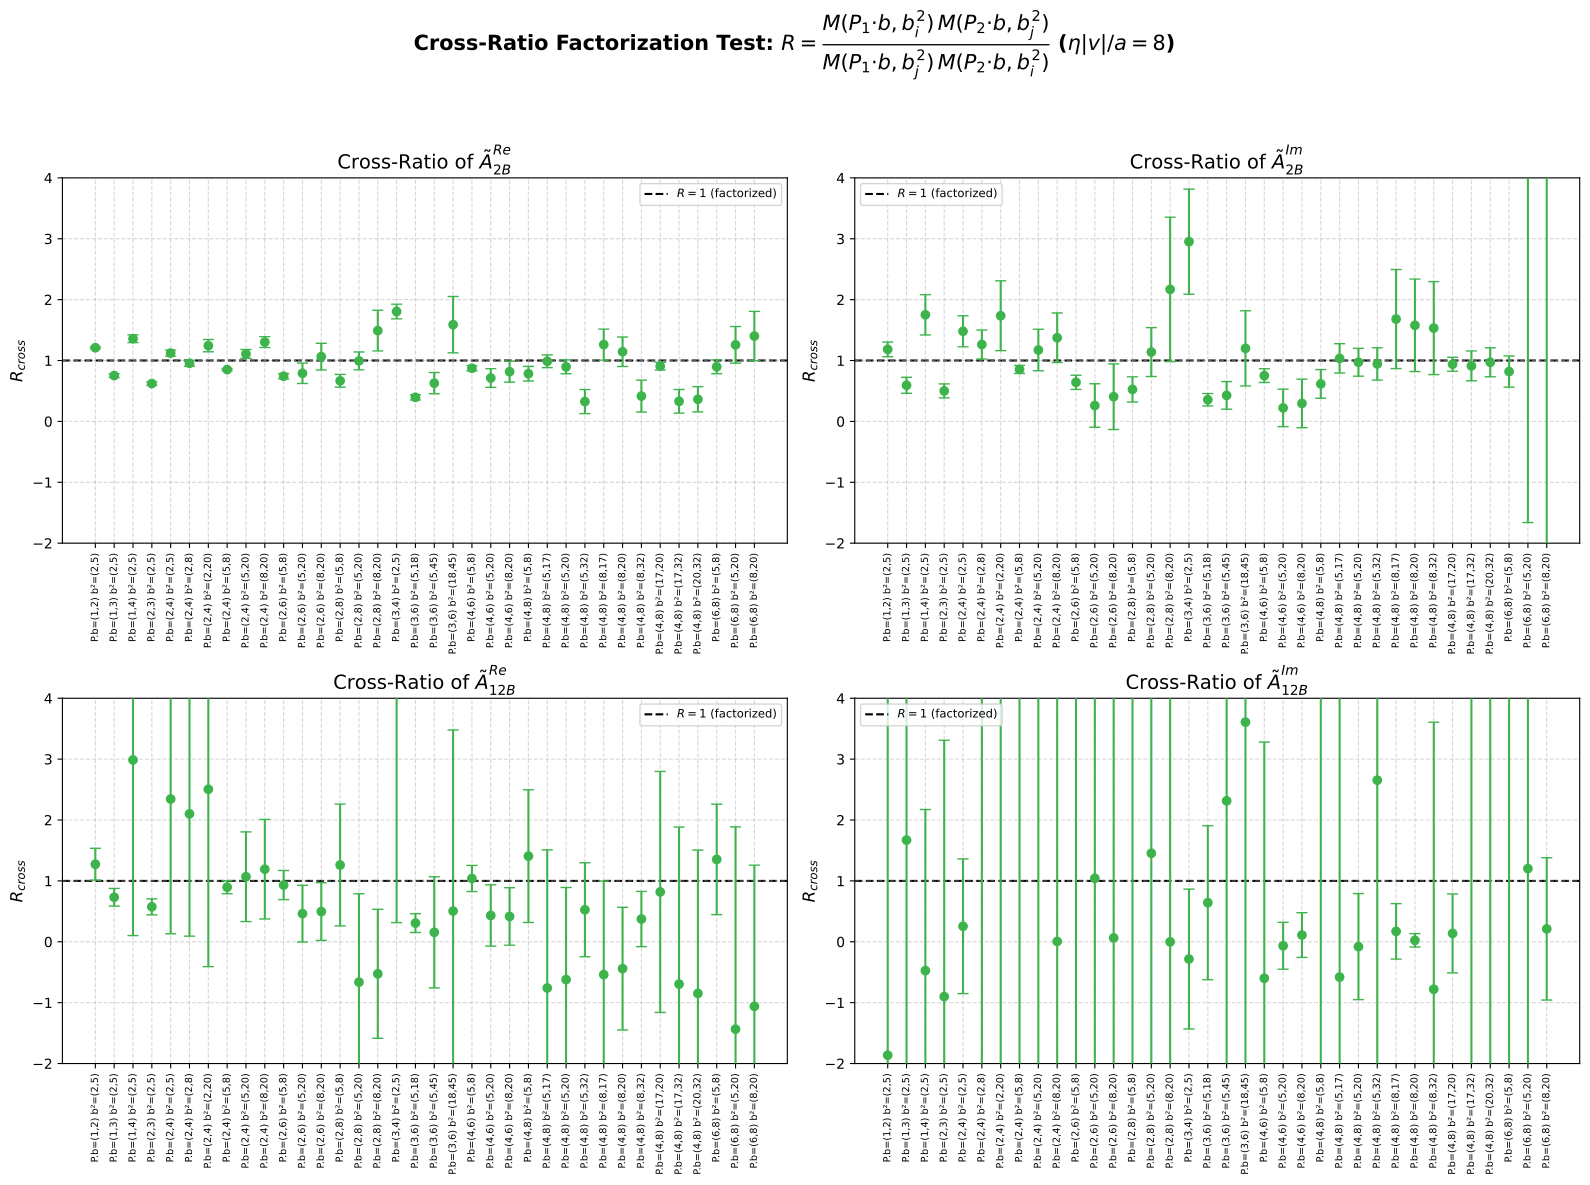

Write the Python code that produced this figure.
#!/usr/bin/env python
# coding: utf-8
"""
Model-independent cross-ratio test for factorization of the raw lattice
amplitude M(P.b, b^2) [ReA2B, ImA2B, ReA12B, ImA12B], combined across
PL in {-1,-2,-3,-4} via the invariant P.b = -PL*bL, at fixed eta=8.0.

If M(P.b, b^2) = g(P.b)*h(b^2), then for ANY two P.b values (Pb1,Pb2) and
ANY two b^2 values (b2_i,b2_j) at which all four points exist:

    R_cross(Pb1,Pb2; b2_i,b2_j) = [M(Pb1,b2_i)*M(Pb2,b2_j)]
                                 / [M(Pb1,b2_j)*M(Pb2,b2_i)]  ==  1

exactly, with no dependence on g or h and no functional-form assumption.
Every valid "rectangle" of 4 existing grid points is found automatically
and plotted as a discrete point with a jackknife error bar against the
R=1 reference line -- no chi^2/p-value is computed, per plan (visual only).

IMPORTANT symmetry found while building this: M(P.b,b^2) is EXACTLY even
under P.b -> -P.b for ReA2B/ReA12B and EXACTLY odd for ImA2B/ImA12B (an
identity of the underlying data, e.g. Re/Im parts of a Fourier-conjugate
pair). Either symmetry makes a mirror rectangle (Pb, -Pb, b2_i, b2_j)
collapse to R=1 by construction, regardless of whether f actually
factorizes, and makes every mixed/negative-sign rectangle an exact
duplicate of its all-positive counterpart. So only 0 < Pb1 < Pb2 carries
independent information -- that's what find_rectangles restricts to. The
P.b range is additionally capped at MAX_PB, since the raw cross-PL grid
extends to |P.b|=24 where only one or two lattice measurements contribute
and errors blow up to 10-100x the signal.
"""

import h5py
import numpy as np
import matplotlib.pyplot as plt
from itertools import combinations

PATH_BASE = "/Users/hariprashadravikumar/Lattice_QCD_TMD_PhD/sivers_TMD_PhD_project/save_h5_A12B_A2B/TMD_fit/h5data"
PL_LIST = [-1, -2, -3, -4]
TARGET_ETA = 8.0
AMPLITUDES = ["ReA2B", "ImA2B", "ReA12B", "ImA12B"]
MAX_PB = 8.0  # cap on P.b: beyond this the cross-PL grid gets sparse/noisy (see module docstring)

AMP_LABELS = {
    "ReA2B":  r"$\tilde{A}_{2B}^{Re}$",
    "ImA2B":  r"$\tilde{A}_{2B}^{Im}$",
    "ReA12B": r"$\tilde{A}_{12B}^{Re}$",
    "ImA12B": r"$\tilde{A}_{12B}^{Im}$",
}


def jackknife_vectorized(samples):
    """samples: (N_points, N_JK) -> (mean, err), each (N_points,)."""
    N = samples.shape[1]
    theta_bar = np.mean(samples, axis=1)
    squared_diffs = np.square(samples - theta_bar[:, None])
    sigma_sq = ((N - 1) / N) * np.sum(squared_diffs, axis=1)
    error = np.sqrt(sigma_sq)
    return theta_bar, error


def load_and_aggregate_data(path_base, amp_name, target_eta=8.0, pl_list=PL_LIST):
    """
    Loads jackknife samples for `amp_name` across all PL in pl_list, filters
    to target_eta, and returns {(P.b, b^2): jackknife_sample_array}.
    """
    aggregated_data = {}

    for PL in pl_list:
        filepath = f"{path_base}/{amp_name}_PL{PL}_jackknife_data.h5"
        try:
            with h5py.File(filepath, "r") as f:
                raw_data = f["Dataset1"][:]
        except FileNotFoundError:
            print(f"File not found: {filepath}")
            continue

        kin = raw_data[:, 0:3]
        samples = raw_data[:, 3:]
        eta, bL, bT = kin[:, 0], kin[:, 1], kin[:, 2]

        mask = np.isclose(eta, target_eta)
        bL_f, bT_f, samples_f = bL[mask], bT[mask], samples[mask]

        for i in range(len(bL_f)):
            P_dot_b = np.round(-1.0 * float(PL) * bL_f[i], 5)
            b_sq = np.round(bL_f[i] ** 2 + bT_f[i] ** 2, 5)
            key = (P_dot_b, b_sq)
            if key not in aggregated_data:
                aggregated_data[key] = samples_f[i]

    return aggregated_data


def find_rectangles(aggregated_data, max_pb=MAX_PB):
    """
    Finds every (Pb1, Pb2, b2_i, b2_j) "rectangle" of 4 existing grid points:
    for each unordered pair of P.b values, take every unordered pair of b^2
    values common to both. Returns a list of (Pb1, Pb2, b2_i, b2_j) with
    b2_i < b2_j (canonical ordering, no duplicates).

    Restricted to 0 < Pb1 < Pb2 <= max_pb: because M(P.b,b^2) is exactly
    even (Re channels) or exactly odd (Im channels) under P.b -> -P.b in
    this data, any rectangle involving Pb=-Pb' or mixed signs is either a
    trivial R=1 (mirror pair) or an exact duplicate of the all-positive
    rectangle -- see module docstring. max_pb=None disables the cap.
    """
    b2_by_pb = {}
    for (pb, b2) in aggregated_data.keys():
        b2_by_pb.setdefault(pb, set()).add(b2)

    all_pb = sorted(pb for pb in b2_by_pb if pb > 0 and (max_pb is None or pb <= max_pb))
    rectangles = []
    for pb1, pb2 in combinations(all_pb, 2):
        shared_b2 = b2_by_pb[pb1] & b2_by_pb[pb2]
        if len(shared_b2) < 2:
            continue
        for b2_i, b2_j in combinations(sorted(shared_b2), 2):
            rectangles.append((pb1, pb2, b2_i, b2_j))
    return rectangles


def compute_cross_ratio(aggregated_data, pb1, pb2, b2_i, b2_j):
    """R_cross = [M(pb1,b2_i)*M(pb2,b2_j)] / [M(pb1,b2_j)*M(pb2,b2_i)], jackknifed."""
    s_1i = aggregated_data[(pb1, b2_i)]
    s_1j = aggregated_data[(pb1, b2_j)]
    s_2i = aggregated_data[(pb2, b2_i)]
    s_2j = aggregated_data[(pb2, b2_j)]

    r_samples = (s_1i * s_2j) / (s_1j * s_2i)
    mean, err = jackknife_vectorized(r_samples.reshape(1, -1))
    return mean[0], err[0]


def plot_cross_ratios(results_per_amp):
    """
    results_per_amp: {amp_name: [(label, mean, err), ...]}
    2x2 grid, one panel per amplitude, R vs rectangle index with a
    dashed reference line at R=1.
    """
    fig, axes = plt.subplots(2, 2, figsize=(16, 12))
    fig.suptitle(
        fr'Cross-Ratio Factorization Test: $R = \dfrac{{M(P_1{{\cdot}}b,b_i^2)\,M(P_2{{\cdot}}b,b_j^2)}}'
        fr'{{M(P_1{{\cdot}}b,b_j^2)\,M(P_2{{\cdot}}b,b_i^2)}}$ ($\eta|v|/a = {TARGET_ETA:g}$)',
        fontsize=15, fontweight='bold'
    )
    axes_flat = axes.flatten()

    for idx, amp_name in enumerate(AMPLITUDES):
        ax = axes_flat[idx]
        entries = results_per_amp.get(amp_name, [])

        if not entries:
            ax.text(0.5, 0.5, "No valid rectangles", ha='center', va='center')
            ax.set_title(AMP_LABELS[amp_name], fontsize=14)
            continue

        labels = [e[0] for e in entries]
        means = np.array([e[1] for e in entries])
        errs = np.array([e[2] for e in entries])
        x = np.arange(len(entries))

        ax.axhline(1.0, color='black', linestyle='--', linewidth=1.5, label='$R=1$ (factorized)', zorder=1)
        ax.errorbar(x, means, yerr=errs, fmt='o', color='#3cb44b', capsize=4, zorder=5)

        # Clip the view around R=1 so a few very noisy points (large errors on
        # low-signal channels) don't wash out the rest of the panel; error bars
        # simply run off the visible range for those points rather than being
        # dropped from the data.
        ax.set_ylim(-2.0, 4.0)

        ax.set_xticks(x)
        ax.set_xticklabels(labels, rotation=90, ha='center', fontsize=7)
        ax.set_title(f'Cross-Ratio of {AMP_LABELS[amp_name]}', fontsize=14)
        ax.set_ylabel('$R_{cross}$', fontsize=12)
        ax.grid(True, linestyle='--', alpha=0.5)
        ax.legend(fontsize='small', loc='best')

    plt.tight_layout(rect=[0, 0, 1, 0.95])
    return fig


def main():
    print("Loading jackknife samples and building (P.b, b^2) grids...")
    results_per_amp = {}

    for amp_name in AMPLITUDES:
        aggregated_data = load_and_aggregate_data(PATH_BASE, amp_name, target_eta=TARGET_ETA)
        rectangles = find_rectangles(aggregated_data)
        print(f"\n{amp_name}: {len(aggregated_data)} grid points, {len(rectangles)} valid rectangles")

        entries = []
        for (pb1, pb2, b2_i, b2_j) in rectangles:
            mean, err = compute_cross_ratio(aggregated_data, pb1, pb2, b2_i, b2_j)
            label = f"P.b=({pb1:g},{pb2:g}) b²=({b2_i:g},{b2_j:g})"
            entries.append((label, mean, err))
            print(f"  P.b=({pb1:g},{pb2:g}), b^2=({b2_i:g},{b2_j:g}) -> R = {mean:.4f} +/- {err:.4f}")

        results_per_amp[amp_name] = entries

    print("\nPlotting...")
    fig = plot_cross_ratios(results_per_amp)

    save_name = "Factorization_CrossRatioTest.pdf"
    plt.savefig(save_name, format='pdf', dpi=300, bbox_inches='tight')
    print(f"Saved: {save_name}")


if __name__ == "__main__":
    main()
